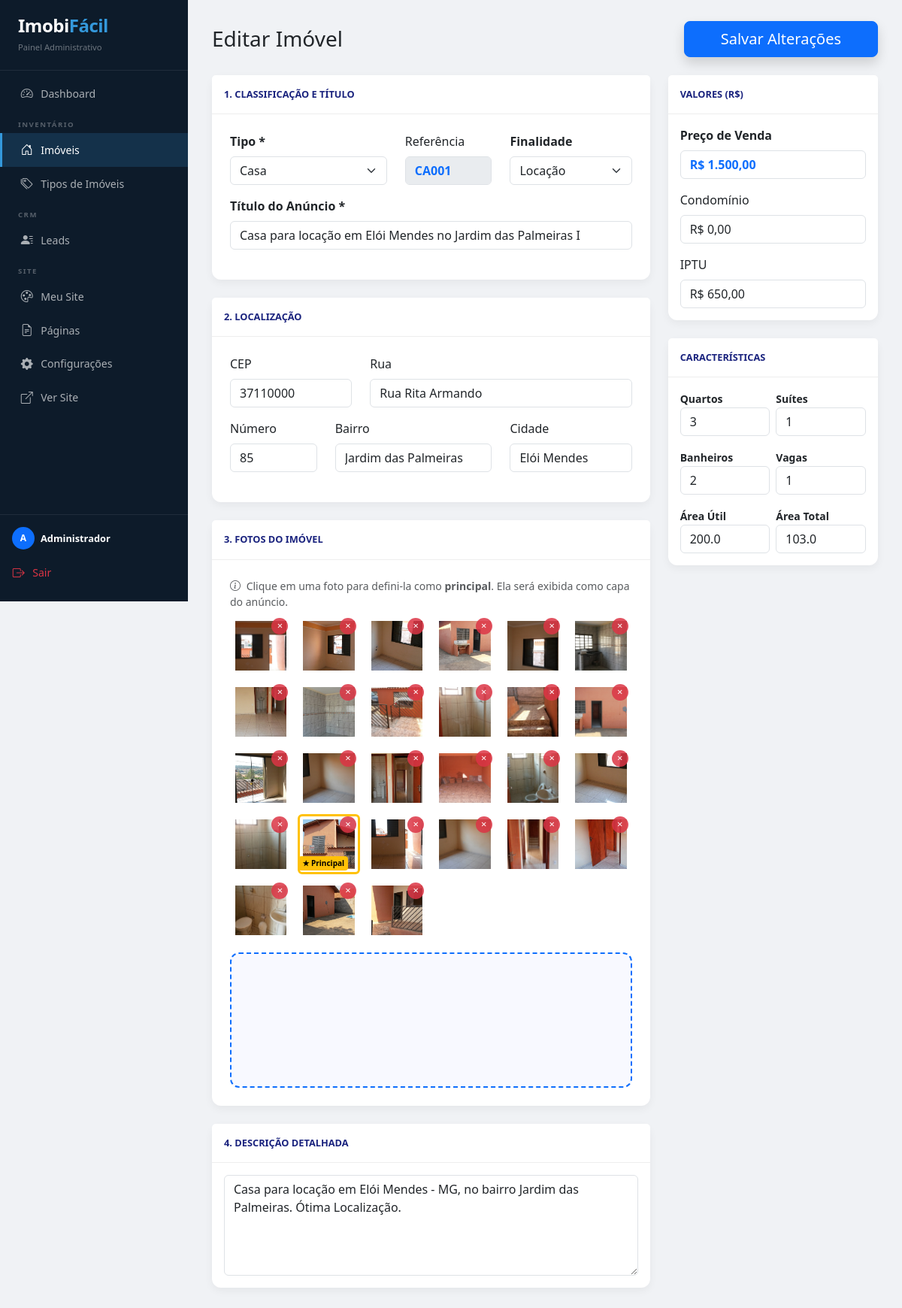
The page /admin/imoveis/editar/2 (signed in) on the database its author committed.
### app/models.py (models this page shows, shortened)
class Usuario(db.Model, UserMixin):
    __tablename__ = 'usuarios'
    id             = db.Column(db.Integer, primary_key=True)
    imobiliaria_id = db.Column(db.Integer, db.ForeignKey('imobiliarias.id'), nullable=False)
    nome           = db.Column(db.String(100), nullable=False)
    email          = db.Column(db.String(120), unique=True, nullable=False)
    senha_hash     = db.Column(db.String(256))

class Imovel(db.Model):
    __tablename__ = 'imoveis'
    id             = db.Column(db.Integer, primary_key=True)
    imobiliaria_id = db.Column(db.Integer, db.ForeignKey('imobiliarias.id'), nullable=False)
    tipo_id        = db.Column(db.Integer, db.ForeignKey('tipos_imovel.id'), nullable=False)
    codigo_ref = db.Column(db.String(20))
    titulo     = db.Column(db.String(200), nullable=False)
    finalidade = db.Column(db.String(30))   # Venda | Locação | Venda e Locação
    cep         = db.Column(db.String(10))
    logradouro  = db.Column(db.String(200))
    numero      = db.Column(db.String(10))
    complemento = db.Column(db.String(60))
    bairro      = db.Column(db.String(100))
    cidade      = db.Column(db.String(100))
    estado      = db.Column(db.String(2))
    preco            = db.Column(db.Numeric(14, 2), nullable=False, default=0)
    valor_condominio = db.Column(db.Numeric(14, 2), default=0)
    valor_iptu       = db.Column(db.Numeric(14, 2), default=0)
    area_util  = db.Column(db.Float, default=0)
    area_total = db.Column(db.Float, default=0)
    quartos   = db.Column(db.Integer, default=0)
    suites    = db.Column(db.Integer, default=0)
    banheiros = db.Column(db.Integer, default=0)
    vagas     = db.Column(db.Integer, default=0)
    descricao = db.Column(db.Text)
    destaque  = db.Column(db.Boolean, default=False)
    data_cadastro = db.Column(db.DateTime, default=datetime.utcnow)
    fotos = db.relationship('Foto',      backref='imovel',            lazy=True,
                            cascade="all, delete-orphan")
    tipo  = db.relationship('TipoImovel', backref='imoveis_deste_tipo', lazy=True)

class Foto(db.Model):
    __tablename__ = 'fotos'
    id          = db.Column(db.Integer, primary_key=True)
    imovel_id   = db.Column(db.Integer, db.ForeignKey('imoveis.id'), nullable=False)
    url         = db.Column(db.String(255), nullable=False)
    principal   = db.Column(db.Boolean, default=False)
    data_upload = db.Column(db.DateTime, default=datetime.utcnow)

### app/admin/routes.py (the view, shortened to what this page needs)
@admin_bp.route('/imoveis/editar/<int:id>', methods=['GET', 'POST'])
@login_required
def editar_imovel(id):
    imovel = Imovel.query.filter_by(id=id, imobiliaria_id=current_user.imobiliaria_id).first_or_404()
    tipos = TipoImovel.query.filter_by(imobiliaria_id=current_user.imobiliaria_id).all()
    if request.method == 'GET': session['upload_session_id'] = str(uuid.uuid4())
    return render_template('admin/form_imovel.html', tipos=tipos, imovel=imovel)

### app/templates/admin/form_imovel.html (shortened to what this page needs)
{% extends 'admin/base.html' %}
{% block head %}
<link rel="stylesheet" href="https://unpkg.com/dropzone@5/dist/min/dropzone.min.css" type="text/css" />
{% endblock %}
{% block content %}
<form method="POST">
    <div class="d-flex justify-content-between align-items-center mb-4">
        <h2 class="h3 mb-0">{{ 'Editar' if imovel else 'Novo' }} Imóvel</h2>
        <button type="submit" class="btn btn-primary btn-lg px-5 shadow">Salvar Alterações</button>
    </div>
    <div class="row">
        <div class="col-lg-8">
            <div class="card">
                <div class="card-header p-3">1. Classificação e Título</div>
                <div class="card-body p-4">
                    <div class="row">
                        <div class="col-md-5 mb-3">
                            <label class="form-label fw-bold">Tipo *</label>
                            <select name="tipo_id" id="tipo_id" class="form-select" required onchange="updateRef()">
                                {% for t in tipos %}
                                <option value="{{ t.id }}" data-prefixo="{{ t.prefixo }}" {{ 'selected' if imovel and imovel.tipo_id == t.id }}>{{ t.nome }}</option>
                                {% endfor %}
                            </select>
                        </div>
                        <div class="col-md-3 mb-3">
                            <label class="form-label">Referência</label>
                            <input type="text" id="previewRef" class="form-control bg-ref" readonly value="{{ imovel.codigo_ref if imovel else '---' }}">
                        </div>
                        <div class="col-md-4 mb-3">
                            <label class="form-label fw-bold">Finalidade</label>
                            <select name="finalidade" id="finalidade" class="form-select" onchange="updateLabelPreco()">
                                <option value="Locação" {{ 'selected' if imovel and imovel.finalidade == 'Locação' }}>Locação</option>
                            </select>
                        </div>
                        <div class="col-12 mb-3">
                            <label class="form-label fw-bold">Título do Anúncio *</label>
                            <input type="text" name="titulo" class="form-control" value="{{ imovel.titulo if imovel }}" required>
                        </div>
                    </div>
                </div>
            </div>
            <div class="card">
                <div class="card-header p-3">2. Localização</div>
                <div class="card-body p-4">
                    <div class="row">
                        <div class="col-md-4 mb-3"><label class="form-label">CEP</label><input type="text" name="cep" id="cep" class="form-control" value="{{ imovel.cep if imovel }}"></div>
                        <div class="col-md-8 mb-3"><label class="form-label">Rua</label><input type="text" name="logradouro" id="logradouro" class="form-control" value="{{ imovel.logradouro if imovel }}"></div>
                        <div class="col-md-3 mb-3"><label class="form-label">Número</label><input type="text" name="numero" class="form-control" value="{{ imovel.numero if imovel }}"></div>
                        <div class="col-md-5 mb-3"><label class="form-label">Bairro</label><input type="text" name="bairro" id="bairro" class="form-control" value="{{ imovel.bairro if imovel }}"></div>
                        <div class="col-md-4 mb-3"><label class="form-label">Cidade</label><input type="text" name="cidade" id="cidade" class="form-control" value="{{ imovel.cidade if imovel }}"></div>
                    </div>
                </div>
            </div>
            <div class="card border-primary">
                <div class="card-header p-3">3. Fotos do Imóvel</div>
                <div class="card-body p-4">
                    {% if imovel and imovel.fotos %}
                    <p class="text-muted small mb-2">
                        <i class="bi bi-info-circle me-1"></i>
                        Clique em uma foto para defini-la como <strong>principal</strong>. Ela será exibida como capa do anúncio.
                    </p>
                    <div class="row g-2 mb-3" id="galeria-fotos">
                        {% for foto in imovel.fotos %}
                        <div class="col-6 col-md-2 foto-card {{ 'principal' if foto.principal }}" id="foto-{{ foto.id }}"
                             onclick="setPrincipal({{ foto.id }})" title="Clique para definir como principal">
                            <img src="{{ url_for('static', filename=foto.url) }}" class="img-thumbnail">
                            {% if foto.principal %}
                            <span class="badge-principal">★ Principal</span>
                            {% endif %}
                            <button type="button" class="btn-excluir-foto"
                                    onclick="event.stopPropagation(); excluirFoto({{ foto.id }})"
                                    title="Remover foto">×</button>
                        </div>
                        {% endfor %}
                    </div>
                    {% endif %}
                    <div class="dropzone" id="meuDropzone"></div>
                </div>
            </div>
            <div class="card">
                <div class="card-header p-3">4. Descrição Detalhada</div>
                <div class="card-body"><textarea name="descricao" class="form-control" rows="5">{{ imovel.descricao if imovel }}</textarea></div>
            </div>
        </div>
        <div class="col-lg-4">
            <div class="card">
                <div class="card-header p-3">Valores (R$)</div>
                <div class="card-body">
                    <label class="form-label fw-bold" id="label_preco">Preço de Venda</label>
                    <input type="text" id="preco_mask" class="form-control money mb-3 fw-bold text-primary" value="{{ imovel.preco | moeda if imovel }}">
                    <label class="form-label">Condomínio</label>
                    <input type="text" id="condo_mask" class="form-control money mb-3" value="{{ imovel.valor_condominio | moeda if imovel }}">
                    <label class="form-label">IPTU</label>
                    <input type="text" id="iptu_mask" class="form-control money" value="{{ imovel.valor_iptu | moeda if imovel }}">
                </div>
            </div>
            <div class="card">
                <div class="card-header p-3">Características</div>
                <div class="card-body">
                    <div class="row g-2">
                        <div class="col-6 mb-2"><label class="small fw-bold">Quartos</label><input type="number" name="quartos" class="form-control" value="{{ imovel.quartos if imovel }}"></div>
                        <div class="col-6 mb-2"><label class="small fw-bold">Suítes</label><input type="number" name="suites" class="form-control" value="{{ imovel.suites if imovel }}"></div>
                        <div class="col-6 mb-2"><label class="small fw-bold">Banheiros</label><input type="number" name="banheiros" class="form-control" value="{{ imovel.banheiros if imovel }}"></div>
                        <div class="col-6 mb-2"><label class="small fw-bold">Vagas</label><input type="number" name="vagas" class="form-control" value="{{ imovel.vagas if imovel }}"></div>
                        <div class="col-6"><label class="small fw-bold">Área Útil</label><input type="number" name="area_util" class="form-control" value="{{ imovel.area_util if imovel }}"></div>
                        <div class="col-6"><label class="small fw-bold">Área Total</label><input type="number" name="area_total" class="form-control" value="{{ imovel.area_total if imovel }}"></div>
                    </div>
                </div>
            </div>
        </div>
    </div>
</form>
{% endblock %}

### app/templates/admin/base.html (shortened to what this page needs)
<!DOCTYPE html>
<html lang="pt-br">
<head>
    <link href="https://cdn.jsdelivr.net/npm/bootstrap@5.3.0/dist/css/bootstrap.min.css" rel="stylesheet">
    <link rel="stylesheet" href="https://cdn.jsdelivr.net/npm/bootstrap-icons@1.11.0/font/bootstrap-icons.css">
    {% block head %}{% endblock %}
</head>
<body>
<nav id="sidebar">
    <div class="brand">
        <h4>Imobi<span style="color:#3498db;">Fácil</span></h4>
        <small>Painel Administrativo</small>
    </div>
    <div class="mt-2 flex-grow-1">
        <a href="{{ url_for('admin.dashboard') }}"
           class="nav-link-side {% if request.endpoint == 'admin.dashboard' %}active{% endif %}">
            <i class="bi bi-speedometer2"></i> Dashboard
        </a>
        <div class="nav-group-label">Inventário</div>
        <a href="{{ url_for('admin.listar_imoveis') }}"
           class="nav-link-side {% if request.endpoint in ['admin.listar_imoveis','admin.novo_imovel','admin.editar_imovel'] %}active{% endif %}">
            <i class="bi bi-house-door"></i> Imóveis
        </a>
        <a href="{{ url_for('admin.listar_tipos') }}"
           class="nav-link-side {% if request.endpoint in ['admin.listar_tipos','admin.novo_tipo'] %}active{% endif %}">
            <i class="bi bi-tags"></i> Tipos de Imóveis
        </a>
        <div class="nav-group-label">CRM</div>
        <a href="{{ url_for('leads.listar_leads') }}"
           class="nav-link-side {% if 'leads.' in request.endpoint %}active{% endif %}">
            <i class="bi bi-person-lines-fill"></i> Leads
        </a>
        <div class="nav-group-label">Site</div>
        <a href="{{ url_for('admin.meusite') }}"
           class="nav-link-side {% if 'admin.meusite' in request.endpoint or request.endpoint in ['admin.salvar_tema','admin.salvar_identidade','admin.novo_banner','admin.excluir_banner'] %}active{% endif %}">
            <i class="bi bi-palette"></i> Meu Site
        </a>
        <a href="{{ url_for('admin.paginas') }}"
           class="nav-link-side ">
            <i class="bi bi-file-earmark-text"></i> Páginas
        </a>
        <a href="{{ url_for('admin.configuracoes') }}"
           class="nav-link-side {% if request.endpoint == 'admin.configuracoes' %}active{% endif %}">
            <i class="bi bi-gear-fill"></i> Configurações
        </a>
        <a href="{{ url_for('site.index') }}" target="_blank"
           class="nav-link-side">
            <i class="bi bi-box-arrow-up-right"></i> Ver Site
        </a>
    </div>
    <div class="border-top border-secondary p-3" style="border-color: rgba(255,255,255,.08) !important;">
        {% if current_user.is_authenticated %}
        <div class="d-flex align-items-center gap-2 mb-2">
            <div class="rounded-circle bg-primary d-flex align-items-center justify-content-center text-white fw-bold"
                 style="width:30px;height:30px;font-size:.75rem;flex-shrink:0;">
                {{ current_user.nome[0].upper() if current_user.nome else 'U' }}
            </div>
            <div style="overflow:hidden;">
                <div class="text-white fw-bold" style="font-size:.8rem;white-space:nowrap;overflow:hidden;text-overflow:ellipsis;">
                    {{ current_user.nome }}
                </div>
            </div>
        </div>
        {% endif %}
        <a href="{{ url_for('auth.logout') }}" class="nav-link-side text-danger ps-0" style="border:none;">
            <i class="bi bi-box-arrow-right"></i> Sair
        </a>
    </div>
</nav>
<main id="main-content">
    {% block content %}{% endblock %}
</main>
</body>
</html>

### rows shown on the page
Usuario: nome "A", nome "Administrador"
Imovel: codigo_ref "CA001", titulo "Casa para locação em Elói Mendes no Jardim das Palmeiras I", cep "37110000", logradouro "Rua Rita Armando", numero "85", bairro "Jardim das Palmeiras", cidade "Elói Mendes", descricao "Casa para locação em Elói Mendes - MG, no bairro Jardim das Palmeiras. Ótima Localização.", preco|moeda "R$ 1.500,00", valor_condominio|moeda "R$ 0,00", valor_iptu|moeda "R$ 650,00", quartos "3", suites "1", banheiros "2", vagas "1", area_util "200.0", area_total "103.0"
Foto: url (picture)
Foto: url (picture)
Foto: url (picture)
Foto: url (picture)
Foto: url (picture)
Foto: url (picture)
Foto: url (picture)
Foto: url (picture)
Foto: url (picture)
Foto: url (picture)
Foto: url (picture)
Foto: url (picture)
Foto: url (picture)
Foto: url (picture)
Foto: url (picture)
Foto: url (picture)
Foto: url (picture)
Foto: url (picture)
Foto: url (picture)
Foto: url (picture)
Foto: url (picture)
Foto: url (picture)
Foto: url (picture)
Foto: url (picture)
Foto: url (picture)
Foto: url (picture)
Foto: url (picture)

### other values the page prints
{{ 'Editar' if imovel else 'Novo' }} "Editar"
form field tipo_id "Casa"
